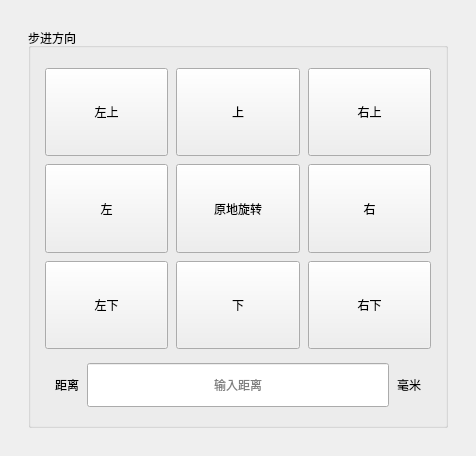
        <widget class="QWidget" name="page_AGVStep_Parameter">
         <layout class="QVBoxLayout" name="verticalLayout_AGVStep_Parameter">
          <property name="spacing">
           <number>8</number>
          </property>
          <property name="leftMargin">
           <number>28</number>
          </property>
          <property name="topMargin">
           <number>12</number>
          </property>
          <property name="rightMargin">
           <number>28</number>
          </property>
          <property name="bottomMargin">
           <number>12</number>
          </property>
          <item>
           <spacer name="verticalSpacer_AGVStep_Top">
            <property name="orientation">
             <enum>Qt::Vertical</enum>
            </property>
            <property name="sizeHint" stdset="0">
             <size>
              <width>20</width>
              <height>16</height>
             </size>
            </property>
           </spacer>
          </item>
          <item alignment="Qt::AlignHCenter">
           <widget class="QGroupBox" name="groupBox_AGVStep_Pad">
            <property name="sizePolicy">
             <sizepolicy hsizetype="Fixed" vsizetype="Fixed">
              <horstretch>0</horstretch>
              <verstretch>0</verstretch>
             </sizepolicy>
            </property>
            <property name="minimumSize">
             <size>
              <width>420</width>
              <height>400</height>
             </size>
            </property>
            <property name="maximumSize">
             <size>
              <width>420</width>
              <height>400</height>
             </size>
            </property>
            <property name="title">
             <string>步进方向</string>
            </property>
            <layout class="QGridLayout" name="gridLayout_AGVStep_Pad">
             <property name="leftMargin">
              <number>14</number>
             </property>
             <property name="topMargin">
              <number>20</number>
             </property>
             <property name="rightMargin">
              <number>14</number>
             </property>
             <property name="bottomMargin">
              <number>12</number>
             </property>
             <property name="spacing">
              <number>8</number>
             </property>
             <item row="0" column="0">
              <widget class="TechPushButton" name="techBtn_AGVStep_UpLeft">
               <property name="sizePolicy">
                <sizepolicy hsizetype="Expanding" vsizetype="Expanding">
                 <horstretch>1</horstretch>
                 <verstretch>1</verstretch>
                </sizepolicy>
               </property>
               <property name="minimumSize">
                <size>
                 <width>112</width>
                 <height>88</height>
                </size>
               </property>
               <property name="text">
                <string>左上</string>
               </property>
               <property name="checkable">
                <bool>true</bool>
               </property>
              </widget>
             </item>
             <item row="0" column="1">
              <widget class="TechPushButton" name="techBtn_AGVStep_Up">
               <property name="sizePolicy">
                <sizepolicy hsizetype="Expanding" vsizetype="Expanding">
                 <horstretch>1</horstretch>
                 <verstretch>1</verstretch>
                </sizepolicy>
               </property>
               <property name="minimumSize">
                <size>
                 <width>112</width>
                 <height>88</height>
                </size>
               </property>
               <property name="text">
                <string>上</string>
               </property>
               <property name="checkable">
                <bool>true</bool>
               </property>
              </widget>
             </item>
             <item row="0" column="2">
              <widget class="TechPushButton" name="techBtn_AGVStep_UpRight">
               <property name="sizePolicy">
                <sizepolicy hsizetype="Expanding" vsizetype="Expanding">
                 <horstretch>1</horstretch>
                 <verstretch>1</verstretch>
                </sizepolicy>
               </property>
               <property name="minimumSize">
                <size>
                 <width>112</width>
                 <height>88</height>
                </size>
               </property>
               <property name="text">
                <string>右上</string>
               </property>
               <property name="checkable">
                <bool>true</bool>
               </property>
              </widget>
             </item>
             <item row="1" column="0">
              <widget class="TechPushButton" name="techBtn_AGVStep_Left">
               <property name="sizePolicy">
                <sizepolicy hsizetype="Expanding" vsizetype="Expanding">
                 <horstretch>1</horstretch>
                 <verstretch>1</verstretch>
                </sizepolicy>
               </property>
               <property name="minimumSize">
                <size>
                 <width>112</width>
                 <height>88</height>
                </size>
               </property>
               <property name="text">
                <string>左</string>
               </property>
               <property name="checkable">
                <bool>true</bool>
               </property>
              </widget>
             </item>
             <item row="1" column="1">
              <widget class="TechPushButton" name="techBtn_AGVStep_Rotate">
               <property name="sizePolicy">
                <sizepolicy hsizetype="Expanding" vsizetype="Expanding">
                 <horstretch>1</horstretch>
                 <verstretch>1</verstretch>
                </sizepolicy>
               </property>
               <property name="minimumSize">
                <size>
                 <width>112</width>
                 <height>88</height>
                </size>
               </property>
               <property name="text">
                <string>原地旋转</string>
               </property>
               <property name="checkable">
                <bool>true</bool>
               </property>
              </widget>
             </item>
             <item row="1" column="2">
              <widget class="TechPushButton" name="techBtn_AGVStep_Right">
               <property name="sizePolicy">
                <sizepolicy hsizetype="Expanding" vsizetype="Expanding">
                 <horstretch>1</horstretch>
                 <verstretch>1</verstretch>
                </sizepolicy>
               </property>
               <property name="minimumSize">
                <size>
                 <width>112</width>
                 <height>88</height>
                </size>
               </property>
               <property name="text">
                <string>右</string>
               </property>
               <property name="checkable">
                <bool>true</bool>
               </property>
              </widget>
             </item>
             <item row="2" column="0">
              <widget class="TechPushButton" name="techBtn_AGVStep_DownLeft">
               <property name="sizePolicy">
                <sizepolicy hsizetype="Expanding" vsizetype="Expanding">
                 <horstretch>1</horstretch>
                 <verstretch>1</verstretch>
                </sizepolicy>
               </property>
               <property name="minimumSize">
                <size>
                 <width>112</width>
                 <height>88</height>
                </size>
               </property>
               <property name="text">
                <string>左下</string>
               </property>
               <property name="checkable">
                <bool>true</bool>
               </property>
              </widget>
             </item>
             <item row="2" column="1">
              <widget class="TechPushButton" name="techBtn_AGVStep_Down">
               <property name="sizePolicy">
                <sizepolicy hsizetype="Expanding" vsizetype="Expanding">
                 <horstretch>1</horstretch>
                 <verstretch>1</verstretch>
                </sizepolicy>
               </property>
               <property name="minimumSize">
                <size>
                 <width>112</width>
                 <height>88</height>
                </size>
               </property>
               <property name="text">
                <string>下</string>
               </property>
               <property name="checkable">
                <bool>true</bool>
               </property>
              </widget>
             </item>
             <item row="2" column="2">
              <widget class="TechPushButton" name="techBtn_AGVStep_DownRight">
               <property name="sizePolicy">
                <sizepolicy hsizetype="Expanding" vsizetype="Expanding">
                 <horstretch>1</horstretch>
                 <verstretch>1</verstretch>
                </sizepolicy>
               </property>
               <property name="minimumSize">
                <size>
                 <width>112</width>
                 <height>88</height>
                </size>
               </property>
               <property name="text">
                <string>右下</string>
               </property>
               <property name="checkable">
                <bool>true</bool>
               </property>
              </widget>
             </item>
             <item row="3" column="0" colspan="3">
              <widget class="QWidget" name="widget_AGVStep_DistanceInput" native="true">
               <layout class="QHBoxLayout" name="horizontalLayout_AGVStep_Distance">
                <property name="spacing">
                 <number>8</number>
                </property>
                <property name="leftMargin">
                 <number>10</number>
                </property>
                <property name="topMargin">
                 <number>6</number>
                </property>
                <property name="rightMargin">
                 <number>10</number>
                </property>
                <property name="bottomMargin">
                 <number>6</number>
                </property>
                <item>
                 <widget class="QLabel" name="label_AGVStep_Distance">
                  <property name="text">
                   <string>距离</string>
                  </property>
                 </widget>
                </item>
                <item>
                 <widget class="QLineEdit" name="lineEdit_AGVStep_Distance">
                  <property name="sizePolicy">
                   <sizepolicy hsizetype="Expanding" vsizetype="Fixed">
                    <horstretch>1</horstretch>
                    <verstretch>0</verstretch>
                   </sizepolicy>
                  </property>
                  <property name="minimumSize">
                   <size>
                    <width>0</width>
                    <height>44</height>
                   </size>
                  </property>
                  <property name="alignment">
                   <set>Qt::AlignCenter</set>
                  </property>
                  <property name="placeholderText">
                   <string>输入距离</string>
                  </property>
                 </widget>
                </item>
                <item>
                 <widget class="QLabel" name="label_AGVStep_DistanceUnit">
                  <property name="text">
                   <string>毫米</string>
                  </property>
                 </widget>
                </item>
               </layout>
              </widget>
             </item>
            </layout>
           </widget>
          </item>
          <item>
           <spacer name="verticalSpacer_AGVStep_Bottom">
            <property name="orientation">
             <enum>Qt::Vertical</enum>
            </property>
            <property name="sizeHint" stdset="0">
             <size>
              <width>20</width>
              <height>16</height>
             </size>
            </property>
           </spacer>
          </item>
         </layout>
        </widget>
